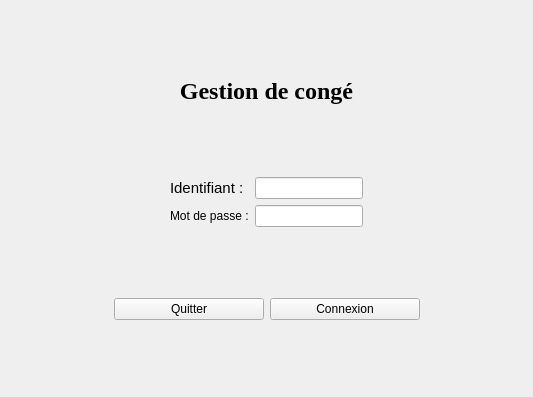
<?xml version="1.0" encoding="UTF-8"?>
<ui version="4.0">
 <class>FenConnexion</class>
 <widget class="QWidget" name="FenConnexion">
  <property name="geometry">
   <rect>
    <x>0</x>
    <y>0</y>
    <width>533</width>
    <height>397</height>
   </rect>
  </property>
  <property name="windowTitle">
   <string>Gestion de congé</string>
  </property>
  <layout class="QVBoxLayout" name="verticalLayout">
   <item>
    <spacer name="verticalSpacer_4">
     <property name="orientation">
      <enum>Qt::Vertical</enum>
     </property>
     <property name="sizeHint" stdset="0">
      <size>
       <width>20</width>
       <height>40</height>
      </size>
     </property>
    </spacer>
   </item>
   <item>
    <widget class="QLabel" name="label">
     <property name="font">
      <font>
       <family>Liberation Serif</family>
       <pointsize>18</pointsize>
       <weight>75</weight>
       <bold>true</bold>
      </font>
     </property>
     <property name="text">
      <string>Gestion de congé</string>
     </property>
     <property name="alignment">
      <set>Qt::AlignCenter</set>
     </property>
    </widget>
   </item>
   <item>
    <spacer name="verticalSpacer_2">
     <property name="orientation">
      <enum>Qt::Vertical</enum>
     </property>
     <property name="sizeHint" stdset="0">
      <size>
       <width>20</width>
       <height>40</height>
      </size>
     </property>
    </spacer>
   </item>
   <item>
    <layout class="QHBoxLayout" name="horizontalLayout_2">
     <item>
      <spacer name="horizontalSpacer_3">
       <property name="orientation">
        <enum>Qt::Horizontal</enum>
       </property>
       <property name="sizeHint" stdset="0">
        <size>
         <width>40</width>
         <height>20</height>
        </size>
       </property>
      </spacer>
     </item>
     <item>
      <layout class="QFormLayout" name="formLayout">
       <property name="fieldGrowthPolicy">
        <enum>QFormLayout::AllNonFixedFieldsGrow</enum>
       </property>
       <item row="0" column="0">
        <widget class="QLabel" name="identifiantLabel">
         <property name="font">
          <font>
           <family>Ubuntu</family>
           <pointsize>11</pointsize>
          </font>
         </property>
         <property name="text">
          <string>&lt;html&gt;&lt;head/&gt;&lt;body&gt;&lt;p&gt;Identifiant :&lt;/p&gt;&lt;/body&gt;&lt;/html&gt;</string>
         </property>
        </widget>
       </item>
       <item row="0" column="1">
        <widget class="QLineEdit" name="identifiantLineEdit"/>
       </item>
       <item row="1" column="0">
        <widget class="QLabel" name="motDePasseLabel">
         <property name="text">
          <string>Mot de passe :</string>
         </property>
        </widget>
       </item>
       <item row="1" column="1">
        <widget class="QLineEdit" name="motDePasseLineEdit">
         <property name="echoMode">
          <enum>QLineEdit::Password</enum>
         </property>
        </widget>
       </item>
      </layout>
     </item>
     <item>
      <spacer name="horizontalSpacer_4">
       <property name="orientation">
        <enum>Qt::Horizontal</enum>
       </property>
       <property name="sizeHint" stdset="0">
        <size>
         <width>40</width>
         <height>20</height>
        </size>
       </property>
      </spacer>
     </item>
    </layout>
   </item>
   <item>
    <spacer name="verticalSpacer_3">
     <property name="orientation">
      <enum>Qt::Vertical</enum>
     </property>
     <property name="sizeHint" stdset="0">
      <size>
       <width>20</width>
       <height>40</height>
      </size>
     </property>
    </spacer>
   </item>
   <item>
    <layout class="QHBoxLayout" name="horizontalLayout">
     <item>
      <spacer name="horizontalSpacer">
       <property name="orientation">
        <enum>Qt::Horizontal</enum>
       </property>
       <property name="sizeHint" stdset="0">
        <size>
         <width>40</width>
         <height>20</height>
        </size>
       </property>
      </spacer>
     </item>
     <item>
      <widget class="QPushButton" name="buttonQuitter">
       <property name="minimumSize">
        <size>
         <width>150</width>
         <height>0</height>
        </size>
       </property>
       <property name="maximumSize">
        <size>
         <width>150</width>
         <height>16777215</height>
        </size>
       </property>
       <property name="text">
        <string>Quitter</string>
       </property>
      </widget>
     </item>
     <item>
      <widget class="QPushButton" name="buttonConnexion">
       <property name="minimumSize">
        <size>
         <width>150</width>
         <height>0</height>
        </size>
       </property>
       <property name="maximumSize">
        <size>
         <width>150</width>
         <height>16777215</height>
        </size>
       </property>
       <property name="text">
        <string>Connexion</string>
       </property>
      </widget>
     </item>
     <item>
      <spacer name="horizontalSpacer_2">
       <property name="orientation">
        <enum>Qt::Horizontal</enum>
       </property>
       <property name="sizeHint" stdset="0">
        <size>
         <width>40</width>
         <height>20</height>
        </size>
       </property>
      </spacer>
     </item>
    </layout>
   </item>
   <item>
    <spacer name="verticalSpacer">
     <property name="orientation">
      <enum>Qt::Vertical</enum>
     </property>
     <property name="sizeHint" stdset="0">
      <size>
       <width>20</width>
       <height>40</height>
      </size>
     </property>
    </spacer>
   </item>
  </layout>
 </widget>
 <resources/>
 <connections/>
</ui>
